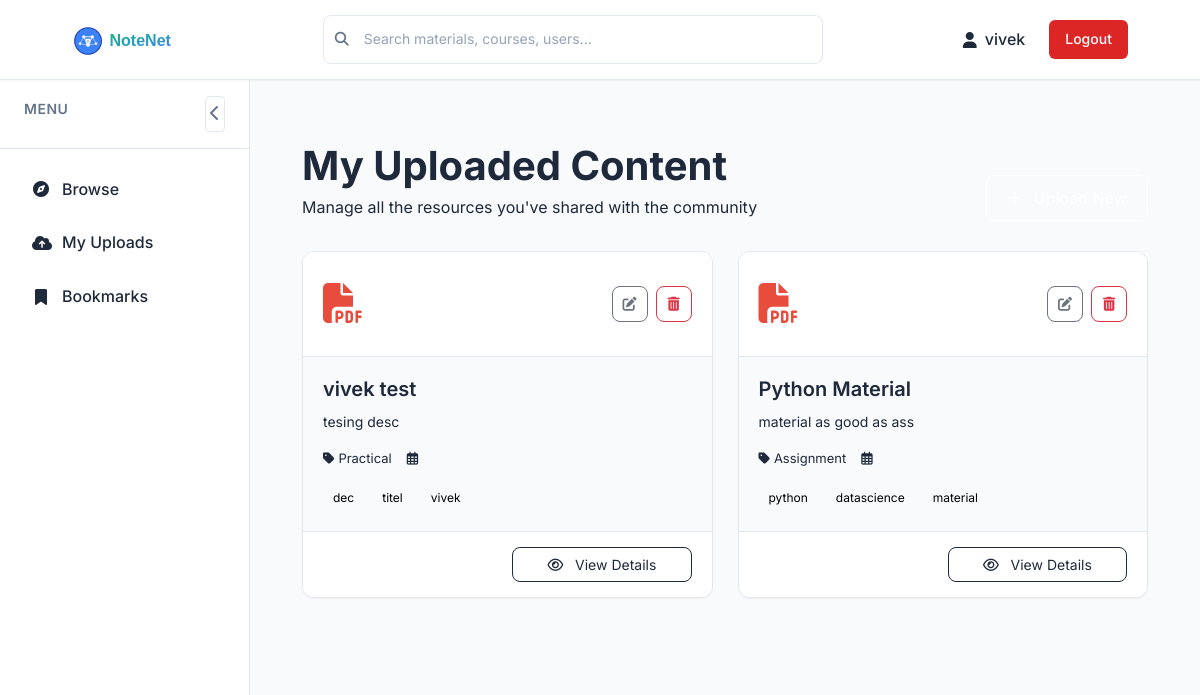
The app's page /myupload/ (signed in), older data.
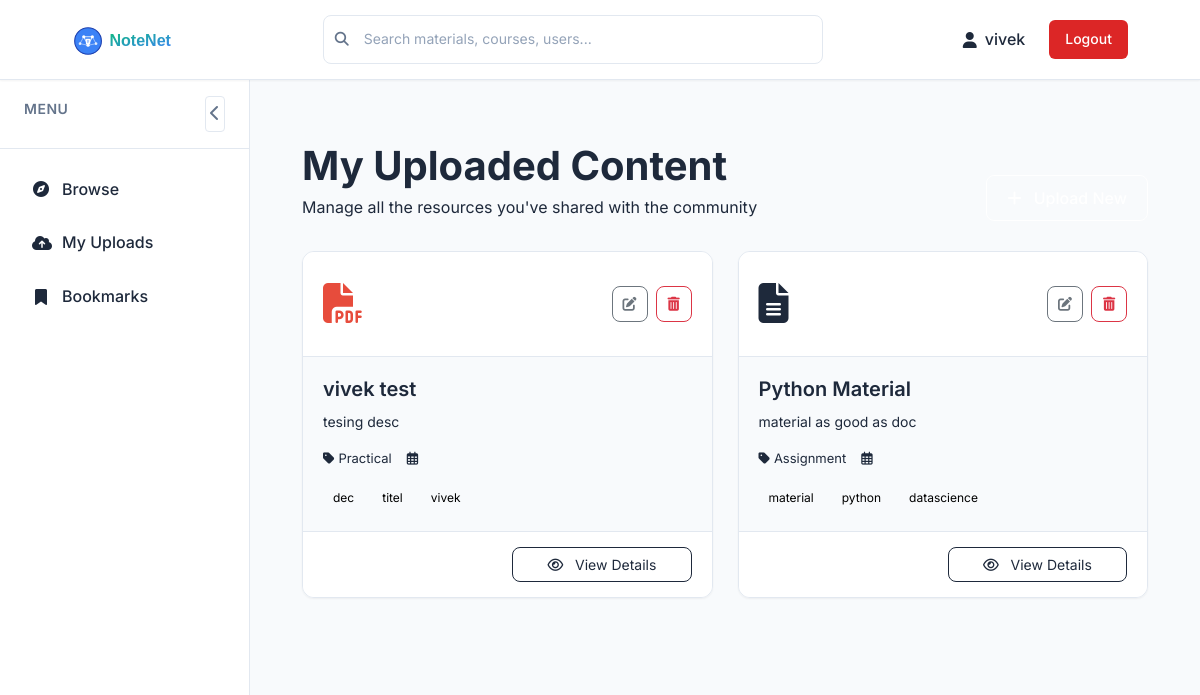
The same page, newer data.
### content/models.py (models this page shows, shortened)
class Content(models.Model):
    author = models.ForeignKey(User, on_delete=models.CASCADE, related_name='contents')
    name = models.CharField(max_length=200)
    desc = models.TextField(verbose_name="Description")
    content_type = models.CharField(max_length=10, choices=ContentType.choices)
    date = models.DateTimeField(auto_now_add=True)
    updated_at = models.DateTimeField(auto_now=True)  # Track updates
    tags = models.CharField(max_length=200, help_text="Comma-separated (3-5 tags)")
    file = models.FileField(upload_to='notes/', blank=True, null=True)
    is_public = models.BooleanField(default=True)
    download_count = models.PositiveIntegerField(default=0)
    rate = models.DecimalField(max_digits=2, decimal_places=1, default=0.0, editable=False)
    class Meta:
        ordering = ['-date']
        indexes = [
            models.Index(fields=['content_type', 'date']),
            models.Index(fields=['author', 'is_public']),
        ]
    def tag_list(self):
        return [tag.strip() for tag in self.tags.split(',') if tag.strip()]

### content/views.py (the view)
# urls.py: path('myupload/', views.my_upload, name='my_upload'),
@login_required
def my_upload(request):
    data = Content.objects.filter(author=request.user)
    return render(request, 'content/myupload.html', {'data': data})

### content/templates/content/myupload.html (shortened to what this page needs)
{% extends 'layout.html' %}
{% block content %}
<div class="uploads-container">
    <div class="uploads-header">
        <div class="header-content">
            <h1 class="uploads-title">My Uploaded Content</h1>
            <p class="uploads-subtitle">Manage all the resources you've shared with the community</p>
        </div>
        <a href="{% url 'content_create' %}" class="btn btn-primary upload-new-btn">
            <i class="fas fa-plus me-2"></i> Upload New
        </a>
    </div>
    {% if data %}
    <div class="uploads-grid">
        {% for content in data %}
        <div class="upload-card">
            <div class="card-header">
                <div class="file-type-icon">
                    {% if content.file.name|slice:"-4:" == '.pdf' %}
                        <i class="fas fa-file-pdf pdf-icon"></i>
                    {% elif content.file.name|slice:"-5:" == '.docx' %}
                        <i class="fas fa-file-word word-icon"></i>
                    {% elif content.file.name|slice:"-4:" == '.zip' %}
                        <i class="fas fa-file-archive archive-icon"></i>
                    {% else %}
                        <i class="fas fa-file-alt generic-icon"></i>
                    {% endif %}
                </div>
                <div class="card-actions">
                    <a href="{% url 'content_edit' content.id %}" class="btn btn-sm btn-outline-secondary action-btn" title="Edit">
                        <i class="fas fa-edit"></i>
                    </a>
                    <form action="{% url 'content_delete' content.id %}" method="post" class="d-inline" onsubmit="return confirm('Are you sure you want to delete this content?');">
                        <button type="submit" class="btn btn-sm btn-outline-danger action-btn" title="Delete">
                            <i class="fas fa-trash-alt"></i>
                        </button>
                    </form>
                </div>
            </div>
            <div class="card-body">
                <h5 class="content-title">{{ content.name }}</h5>
                <p class="content-description">{{ content.desc|truncatechars:150 }}</p>
                <div class="content-meta">
                    <span class="meta-item">
                        <i class="fas fa-tag me-1"></i> {{ content.get_content_type_display }}
                    </span>
                    <span class="meta-item">
                        <i class="far fa-calendar-alt me-1"></i> {{ content.created_at|date:"M d, Y" }}
                    </span>
                </div>
                {% if content.tags %}
                <div class="content-tags">
                    {% for tag in content.tag_list|slice:":3" %}
                    <span class="tag">{{ tag }}</span>
                    {% endfor %}
                </div>
                {% endif %}
            </div>
            <div class="card-footer">
                <a href="{{ content.file }}" class="btn btn-primary download-btn" target="_blank" download>
                    <i class="fas fa-download me-2"></i> Download
                </a>
                <a href="{% url 'content_detail' content.id %}" class="btn btn-outline-secondary view-btn">
                    <i class="far fa-eye me-2"></i> View Details
                </a>
            </div>
        </div>
        {% endfor %}
    </div>
    {% endif %}
</div>
{% endblock %}

Row changes from the older to the newer data that the page shows:
changed Content "Python Material": file "notes/EWS.pdf" → empty (drawn); desc "material as good as ass" → "material as good as doc"
